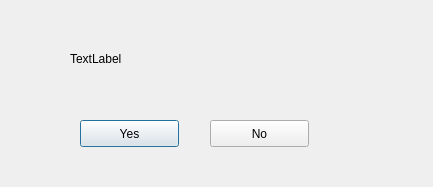
<?xml version="1.0" encoding="UTF-8"?>
<ui version="4.0">
 <class>vid2img</class>
 <widget class="QDialog" name="vid2img">
  <property name="geometry">
   <rect>
    <x>0</x>
    <y>0</y>
    <width>433</width>
    <height>187</height>
   </rect>
  </property>
  <property name="windowTitle">
   <string>vid2img</string>
  </property>
  <widget class="QLabel" name="hint">
   <property name="geometry">
    <rect>
     <x>70</x>
     <y>50</y>
     <width>271</width>
     <height>17</height>
    </rect>
   </property>
   <property name="text">
    <string>TextLabel</string>
   </property>
  </widget>
  <widget class="QPushButton" name="yes">
   <property name="geometry">
    <rect>
     <x>80</x>
     <y>120</y>
     <width>99</width>
     <height>27</height>
    </rect>
   </property>
   <property name="text">
    <string>Yes</string>
   </property>
  </widget>
  <widget class="QPushButton" name="no">
   <property name="geometry">
    <rect>
     <x>210</x>
     <y>120</y>
     <width>99</width>
     <height>27</height>
    </rect>
   </property>
   <property name="text">
    <string>No</string>
   </property>
  </widget>
 </widget>
 <layoutdefault spacing="6" margin="11"/>
 <resources/>
 <connections/>
</ui>
